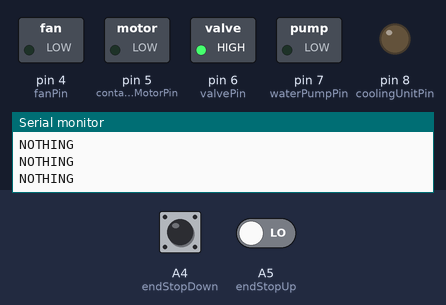
The sketch below on a simulated Arduino Nano, built with avr-gcc and run on an emulated ATmega328P. Parts: switched loads named in the sketch (green lamp = pin HIGH), output pins drawn as LEDs (lit = HIGH), the last lines printed to the serial monitor. The inputs (shaded band) are chosen by the test bench; at power-on: A4 (endStopDown) HIGH, A5 (endStopUp) LOW.

Above: at 1.2 s.
1.3 s: A4 (endStopDown) pulled LOW for 0.15 s
At 1.38 s:
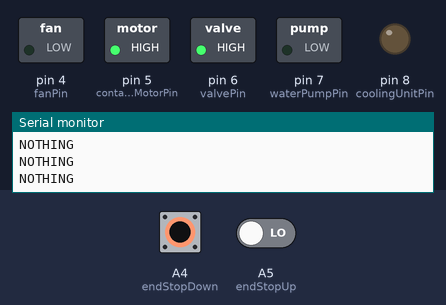
2.9 s: A4 (endStopDown) pulled LOW for 3.2 s
At 6.5 s:
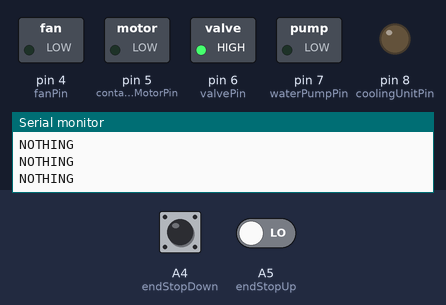
9.1 s: A4 (endStopDown) driven LOW and A5 (endStopUp) driven HIGH
At 10.8 s:
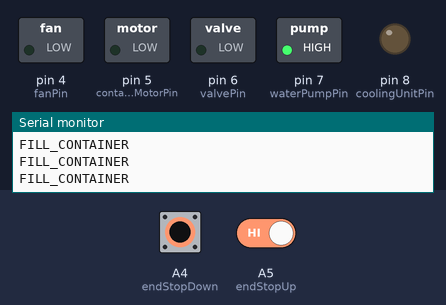
11.5 s: A4 (endStopDown) driven HIGH
At 11.9 s:
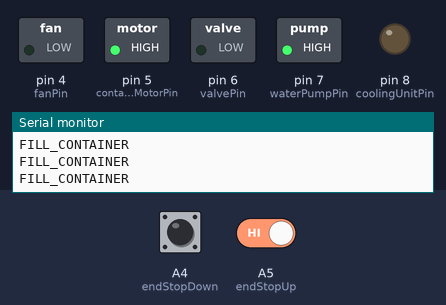
13.0 s: A4 (endStopDown) driven LOW
At 26.1 s:
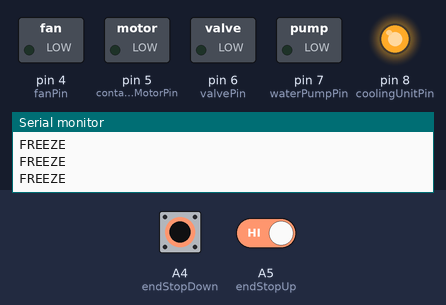
Timing chart, 0 to 26.5 s (numbered marks = the images above; inputs shaded):
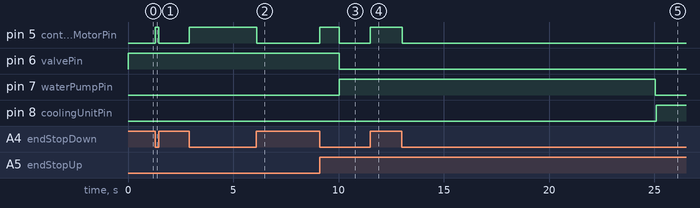

Measured:
- after the input at 1.3 s, pin 5 (containerMotorPin): LOW → HIGH at once, → LOW 0.15 s later
- after the input at 2.9 s, pin 5 (containerMotorPin): LOW → HIGH at once, → LOW 3.2 s later
- after the input at 9.1 s, pin 5 (containerMotorPin): LOW → HIGH after 0.00 s instead of 0.94 s; pin 7 (waterPumpPin): LOW → HIGH after 0.94 s
- after the input at 11.5 s, pin 5 (containerMotorPin): LOW → HIGH at once
- after the input at 13.0 s, pin 5 (containerMotorPin): HIGH → LOW at once; pin 7 (waterPumpPin): HIGH → LOW after 12.0 s; pin 8 (coolingUnitPin): LOW → HIGH after 12.1 s

The sketch:

EiswuerfelMaschine.ino
```cpp
#include <Arduino.h>
#include "enums.h"

unsigned long currentMillis;

/** Cooling Unit */
int coolingUnitPin = 8; //Relais 1
bool coolingUnitState = false;
unsigned long freezeTime = 900000;

unsigned long afterFreezeTime = 15000;

/** Water Pump */
int waterPumpPin = 7; //Relais 2
bool waterPumpState = false;
unsigned long fillStartTime;
unsigned long fillTime = 15000;

/** Valve */
int valvePin = 6; //Relais 3
bool valveState = false;
unsigned long looseTime = 300000;

/** Motor */
int containerMotorPin = 5; //Relais 4
boolean containerMotorState = false;

/** Fan */
int fanPin = 4; //Fan
bool fanState = false;

int endStopUp = A5;
int endStopDown = A4;
int temperatureSensor = A6;

int waterSensor = A7;

unsigned long startupSleep = 10000;

GlobalState globalState = NOTHING;
GlobalState lastGlobalState = NOTHING;
unsigned long startOfState;

ContainerFill wantedContainerFill = EMPTY;
ContainerFill currentContainerFill = EMPTY;

ContainerPosition wantedContainerPosition = DOWN;
ContainerPosition currentContainerPosition = BETWEEN;

CoolingUnitState wantedCoolingUnitState = OFF;
CoolingUnitState currentCoolingUnitState = OFF;

ValveState wantedValveState = CLOSED;
ValveState currentValveState = CLOSED;

void toggleDevice(int* pin, bool* state) {
    if (*state == false) {
        digitalWrite(*pin, HIGH);
        *state = true;
    } else {
        digitalWrite(*pin, LOW);
        *state = false;
    }
}

void containerRoutine() {
    bool upState = digitalRead(endStopUp);
    bool downState = digitalRead(endStopDown);

    if (upState == true && downState == false) {
        currentContainerPosition = UP;
    } else if (upState == false && downState == true) {
        currentContainerPosition = DOWN;
    } else {
        currentContainerPosition = BETWEEN;
    }

    if (currentContainerPosition == wantedContainerPosition)  {
      if (containerMotorState == true) {
          digitalWrite(containerMotorPin, LOW);
          containerMotorState = false;
      }
      return;
    } else {
      if (containerMotorState == false) {
          digitalWrite(containerMotorPin, HIGH);
          containerMotorState = true;
      }
    }
}

void pumpRoutine() {
  if (wantedContainerFill == currentContainerFill) {
      if (waterPumpState == true) {
            digitalWrite(waterPumpPin, LOW);
            waterPumpState = false;
      }

    return;
  }

  if (wantedContainerFill == FULL && wantedContainerPosition != UP) {
    wantedContainerPosition = UP;
  }

  if (wantedContainerFill == FULL && currentContainerPosition == UP) {

      if (waterPumpState == false) {
            digitalWrite(waterPumpPin, HIGH);
            waterPumpState = true;
            fillStartTime = currentMillis;
      } else if (currentMillis - fillStartTime > fillTime) {
        digitalWrite(waterPumpPin, LOW);
        waterPumpState = false;
        currentContainerFill = FULL;
   }
  }
}

void coolingUnitRoutine() {
    if (wantedCoolingUnitState == ON && currentCoolingUnitState == OFF) {
      if (coolingUnitState == false) {
          digitalWrite(coolingUnitPin, HIGH);
          coolingUnitState = true;
      }

      currentCoolingUnitState = ON;
    } else if (wantedCoolingUnitState == OFF && currentCoolingUnitState == ON) {
       if (coolingUnitState == true) {
          digitalWrite(coolingUnitPin, LOW);
          coolingUnitState = false;
      }
    }
}

void valveRoutine() {
    if (wantedValveState == OPEN && currentValveState == CLOSED) {
      if (valveState == false) {
          digitalWrite(valvePin, HIGH);
          valveState = true;
      }

      currentValveState = OPEN;
    } else if (wantedValveState == CLOSED && currentValveState == OPEN) {
       if (valveState == true) {
          digitalWrite(valvePin, LOW);
          valveState = false;
      }

      currentValveState = CLOSED;
    }
}

void setup() {
    Serial.begin(9600);
    Serial.println("BOOT");

    pinMode(coolingUnitPin, OUTPUT);
    pinMode(waterPumpPin, OUTPUT);
    pinMode(valvePin, OUTPUT);
    pinMode(containerMotorPin, OUTPUT);
    pinMode(fanPin, OUTPUT);

    pinMode(endStopUp, INPUT);
    pinMode(endStopDown, INPUT);
    pinMode(waterSensor, INPUT);
}

void loop() {
    currentMillis = millis();

    containerRoutine();
    pumpRoutine();
    coolingUnitRoutine();
    valveRoutine();

    if (globalState == NOTHING) {
      Serial.println("NOTHING");
      wantedContainerFill = EMPTY;
      wantedContainerPosition = DOWN;
      wantedCoolingUnitState = OFF;
      wantedValveState = OPEN;

      if (lastGlobalState != NOTHING) {
        lastGlobalState = NOTHING;
        startOfState = currentMillis;
      }

      if (currentMillis - startOfState > startupSleep) {
        globalState = FILL_CONTAINER;
      }

    }

    if (globalState == FILL_CONTAINER) {
      Serial.println("FILL_CONTAINER");
      wantedContainerFill = FULL;
      wantedContainerPosition = UP;
      wantedCoolingUnitState = OFF;
      wantedValveState = CLOSED;

      if (lastGlobalState != FILL_CONTAINER) {
        lastGlobalState = FILL_CONTAINER;
        startOfState = currentMillis;
      }

      if (currentContainerFill == FULL) {
        globalState = FREEZE;
      }
    }

    if (globalState == FREEZE) {
      Serial.println("FREEZE");
      wantedContainerFill = FULL;
      wantedContainerPosition = UP;
      wantedCoolingUnitState = ON;
      wantedValveState = CLOSED;

      if (lastGlobalState != FREEZE) {
        Serial.println("IFFFF");
        Serial.println(freezeTime);
        Serial.println(currentMillis - startOfState);
        lastGlobalState = FREEZE;
        startOfState = currentMillis;
      }

      if (currentMillis - startOfState > freezeTime) {
        globalState = AFTER_FREEZE;
      }
    }


    if (globalState == AFTER_FREEZE) {
      Serial.println("AFTER_FREEZE");
      wantedContainerFill = EMPTY;
      wantedContainerPosition = DOWN;
      wantedCoolingUnitState = ON;
      wantedValveState = CLOSED;

      if (lastGlobalState != AFTER_FREEZE) {
        lastGlobalState = AFTER_FREEZE;
        startOfState = currentMillis;
      }

      if (currentMillis - startOfState > afterFreezeTime) {
        globalState = LOOSE;
      }
    }

    if (globalState == LOOSE) {
      Serial.println("LOOSE");
      wantedContainerFill = EMPTY;
      wantedContainerPosition = DOWN;
      wantedCoolingUnitState = OFF;
      wantedValveState = OPEN;

      if (lastGlobalState != LOOSE) {
        lastGlobalState = LOOSE;
        startOfState = currentMillis;
      }

      if (currentMillis - startOfState > looseTime) {
        globalState = NOTHING;
      }
    }

    /**
     *
     * Wenn Status Leerlauf
     * stelle Status auf containerReset
     *
     *
     *
     * Wenn Status == containerReset
     * Endschalter Status prüfen
     * ist er unten? containerStatus = DOWN
     * ist er oben? containerStatus = UP
     * keines von beidem? Fahre runter
     * Stelle Status auf Befülle
     *
     *
     * wenn Status == Befülle
     * Fahre jetzt Hoch
     * Wenn hochgefahren starte Wasserpumpe.
     * Warte bis wasser kommt sonst stoppe nach zeitraum wenn kein wasser kommt.
     * Wenn wasser kommt, warte zeitraum bis voll
     * Schalte Pumpe aus
     * Stelle Status auf Gefriere
     *
     *
     * Wenn Status == Gefriere
     * Schalte Kühlaggregat an
     * warte laaange zeit
     * Fahre den Container runter
     * Schalte Kühlaggregat aus
     * Stelle Status auf Löse Eiswürfel
     *
     * Wenn Status == Löse Eiswürfel
     * Schalte das Ventil an
     * Schalte das Ventil aus
     * Stelle Status auf Leerlauf
     *
     * Status = werfe Eiswürfel in Vorrat
     * Fahre den Container hoch
     */
}
```

enums.h
```cpp
typedef enum {
  UP, DOWN, BETWEEN
} ContainerPosition;

typedef enum {
  FULL, EMPTY
} ContainerFill;

typedef enum {
  ON, OFF
} CoolingUnitState;

typedef enum {
  OPEN, CLOSED
} ValveState;

typedef enum {
  NOTHING,
  FILL_CONTAINER,
  FREEZE,
  AFTER_FREEZE,
  LOOSE
} GlobalState;
```
